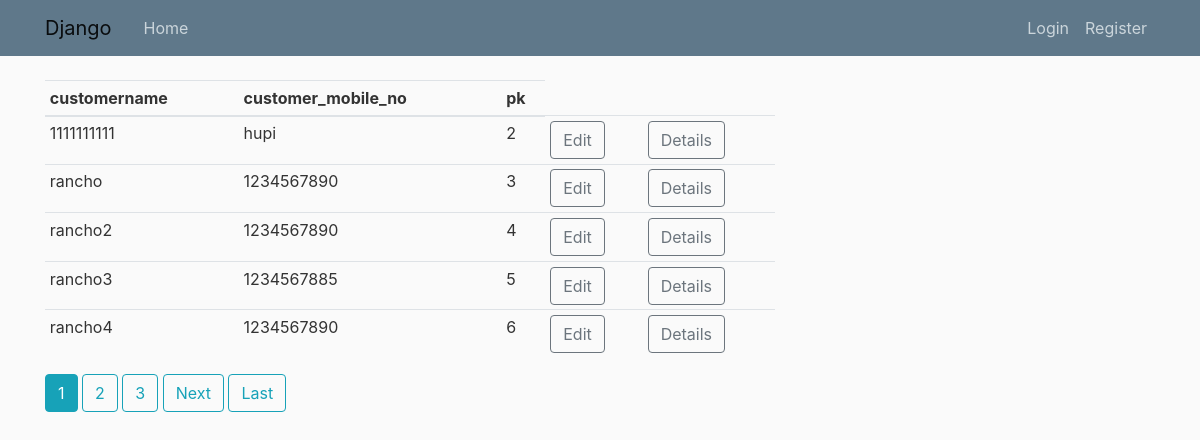
/storedetail/list/, run on the app's committed database.
### vil_panel/models.py (models this page shows, shortened)
class StoreDetail(models.Model):
    is_new_customer = models.CharField(choices=YES_NO_CHOICES, max_length=2)
    is_postpaid = models.CharField(choices=YES_NO_CHOICES, max_length=2)
    customer_name = models.CharField('Customer Name', max_length=120, blank=True, null=True)
    customer_mobile_no = models.CharField('Contact Number', max_length=20, blank=True, null=True)
    is_4g_sim_upgrade_pitched = models.BooleanField(default=False)
    is_4g_sim_upgrade_converted = models.BooleanField(default=False)
    is_voda_idea_app_pitched = models.BooleanField(default=False)
    is_voda_idea_app_converted = models.BooleanField(default=False)
    is_non_telco_offer_edu_pitched = models.BooleanField(default=False)
    is_non_telco_offer_edu_converted = models.BooleanField(default=False)
    is_plan_upgrading_to_unlimited_pitched = models.BooleanField(default=False)
    is_plan_upgrading_to_unlimited_converted = models.BooleanField(default=False)
    is_email_updation_pitched = models.BooleanField(default=False)
    is_email_updation_converted = models.BooleanField(default=False)
    is_non_mobility_pitched = models.BooleanField(default=False)
    is_non_mobility_converted = models.BooleanField(default=False)
    is_reference_add_on_pitched = models.BooleanField(default=False)
    is_reference_add_on_converted = models.BooleanField(default=False)
    insertion_date_time = models.DateTimeField(auto_now_add=True,verbose_name='creation date')
    updation_date_time = models.DateTimeField(auto_now=True,verbose_name='last updated on')
    profile = models.ForeignKey(users_model.Profile, on_delete=models.SET_NULL, null=True)

### vil_panel/views.py (the view)
# urls.py: path('storedetail/list/', StoreDetailListView.as_view(), name='vilpanel-storedetaillist'),
class StoreDetailListView(ListView):
	model = StoreDetail
	template_name = 'vil_panel/StoreDetailList.html'
	paginate_by = 5

### users/models.py (called while the page is built)
    def __str__(self):
        return f'{self.user.username}'

### vil_panel/templates/vil_panel/StoreDetailList.html (shortened to what this page needs)
{% extends 'vil_panel/base.html' %}
{% block content %}
 {% if object_list %}
		 <table class="table table-sm">
			  <thead>
				<tr>
					<th scope="col">customername</th>
					<th scope="col">customer_mobile_no</th>
					<th scope="col">pk</th>
				</tr>
			  </thead>
			  <tbody>
					{% for entry in object_list %}
						<tr>
						  <td>{{ entry.customer_name }}</td>
						  <td>{{ entry.customer_mobile_no }}</td>
						   <td>{{ entry.id }}</td>
						  <td><a class="btn btn-outline-secondary" href="{% url 'vilpanel-storedetailupdate' pk=entry.id %}">Edit</a></td>
						  <td><a class="btn btn-outline-secondary" href="{% url 'vilpanel-storedetail' pk=entry.id %}">Details</a></td>
						</tr>
					{% endfor %}
			  </tbody>
			</table>
{% else %}
    <p>There are no details.</p>
{% endif %}
	{% if is_paginated %}
      {% for num in page_obj.paginator.page_range %}
        {% if page_obj.number == num %}
          <a class="btn btn-info mb-4" href="?page={{ num }}">{{ num }}</a>
        {% elif num > page_obj.number|add:'-3' and num < page_obj.number|add:'3' %}
          <a class="btn btn-outline-info mb-4" href="?page={{ num }}">{{ num }}</a>
        {% endif %}
      {% endfor %}
      {% if page_obj.has_next %}
        <a class="btn btn-outline-info mb-4" href="?page={{ page_obj.next_page_number }}">Next</a>
        <a class="btn btn-outline-info mb-4" href="?page={{ page_obj.paginator.num_pages }}">Last</a>
      {% endif %}
    {% endif %}
{% endblock content %}

### vil_panel/templates/vil_panel/base.html (shortened to what this page needs)
{% load static %}
<!doctype html>
<html>
     <head>
		<link rel="stylesheet" href="https://maxcdn.bootstrapcdn.com/bootstrap/4.0.0/css/bootstrap.min.css">
		<link rel="stylesheet" type ="text/css" href="{% static 'vil_panel/main.css' %}">
    </head>
    <body>
		<header class="site-header">
		  <nav class="navbar navbar-expand-md navbar-light bg-steel fixed-top">
			<div class="container">
			  <a class="navbar-brand mr-4" href="/">Django </a>
			  <div class="collapse navbar-collapse" id="navbarToggle">
				<div class="navbar-nav mr-auto">
				  <a class="nav-item nav-link" href="{% url 'vilpanel-home' %}">Home</a>
				</div>
				<div class="navbar-nav">
				{% if user.is_authenticated %}
					<a class="nav-item nav-link" href="{% url 'logout' %}">Logout</a>
					<a class="nav-item nav-link" href="{% url 'profile' %}">Profile</a>
				{% else %}
					<a class="nav-item nav-link" href="{% url 'login' %}">Login</a>
					<a class="nav-item nav-link" href="{% url 'register' %}">Register</a>
				{% endif %}
				</div>
			  </div>
			</div>
		  </nav>
		</header>
		<main role="main" class="container">
		  <div class="row">
			<div class="col-md-8">
				{% block content %}{% endblock content%}
			</div>
		  </div>
		</main>
    </body>
</html>

### vil_panel/static/vil_panel/main.css (style rules this page uses)
body { background: #fafafa; color: #333333; margin-top: 5rem; }
.bg-steel { background-color: #5f788a; }
.site-header .navbar-nav .nav-link { color: #cbd5db; }

### data on the page
StoreDetail: customer_name "1111111111", customer_mobile_no "hupi", id "2"
StoreDetail: customer_name "rancho", customer_mobile_no "1234567890", id "3"
StoreDetail: customer_name "rancho2", customer_mobile_no "1234567890", id "4"
StoreDetail: customer_name "rancho3", customer_mobile_no "1234567885", id "5"
StoreDetail: customer_name "rancho4", customer_mobile_no "1234567890", id "6"

### other printed values
{{ num }} "1"
{{ num }} "2" "3"
